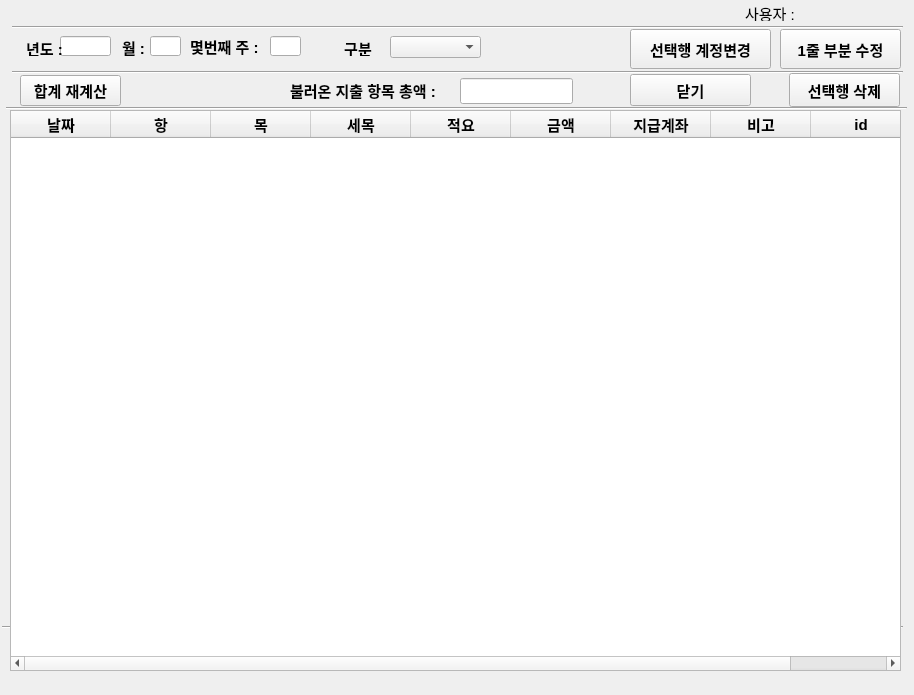
<?xml version="1.0" encoding="UTF-8"?>
<ui version="4.0">
 <class>cost_modified</class>
 <widget class="QDialog" name="cost_modified">
  <property name="geometry">
   <rect>
    <x>0</x>
    <y>0</y>
    <width>914</width>
    <height>695</height>
   </rect>
  </property>
  <property name="font">
   <font>
    <pointsize>11</pointsize>
   </font>
  </property>
  <property name="windowTitle">
   <string>Dialog</string>
  </property>
  <widget class="QLineEdit" name="year_widget">
   <property name="geometry">
    <rect>
     <x>60</x>
     <y>36</y>
     <width>51</width>
     <height>20</height>
    </rect>
   </property>
   <property name="font">
    <font>
     <pointsize>11</pointsize>
     <weight>75</weight>
     <bold>true</bold>
    </font>
   </property>
   <property name="focusPolicy">
    <enum>Qt::NoFocus</enum>
   </property>
  </widget>
  <widget class="QLabel" name="user">
   <property name="geometry">
    <rect>
     <x>745</x>
     <y>5</y>
     <width>51</width>
     <height>16</height>
    </rect>
   </property>
   <property name="text">
    <string>사용자 :</string>
   </property>
  </widget>
  <widget class="Line" name="line">
   <property name="geometry">
    <rect>
     <x>12</x>
     <y>17</y>
     <width>891</width>
     <height>20</height>
    </rect>
   </property>
   <property name="font">
    <font>
     <pointsize>11</pointsize>
    </font>
   </property>
   <property name="orientation">
    <enum>Qt::Horizontal</enum>
   </property>
  </widget>
  <widget class="Line" name="line_13">
   <property name="geometry">
    <rect>
     <x>6</x>
     <y>100</y>
     <width>901</width>
     <height>16</height>
    </rect>
   </property>
   <property name="font">
    <font>
     <pointsize>11</pointsize>
    </font>
   </property>
   <property name="orientation">
    <enum>Qt::Horizontal</enum>
   </property>
  </widget>
  <widget class="QLabel" name="hun_Y">
   <property name="geometry">
    <rect>
     <x>26</x>
     <y>40</y>
     <width>36</width>
     <height>16</height>
    </rect>
   </property>
   <property name="font">
    <font>
     <pointsize>11</pointsize>
     <weight>75</weight>
     <bold>true</bold>
    </font>
   </property>
   <property name="text">
    <string>년도 :</string>
   </property>
  </widget>
  <widget class="Line" name="line_2">
   <property name="geometry">
    <rect>
     <x>12</x>
     <y>64</y>
     <width>891</width>
     <height>16</height>
    </rect>
   </property>
   <property name="orientation">
    <enum>Qt::Horizontal</enum>
   </property>
  </widget>
  <widget class="Line" name="line_22">
   <property name="geometry">
    <rect>
     <x>2</x>
     <y>617</y>
     <width>901</width>
     <height>20</height>
    </rect>
   </property>
   <property name="orientation">
    <enum>Qt::Horizontal</enum>
   </property>
  </widget>
  <widget class="QLabel" name="user_widget">
   <property name="geometry">
    <rect>
     <x>800</x>
     <y>3</y>
     <width>56</width>
     <height>20</height>
    </rect>
   </property>
   <property name="text">
    <string/>
   </property>
  </widget>
  <widget class="QPushButton" name="cost_cancel_button">
   <property name="geometry">
    <rect>
     <x>630</x>
     <y>74</y>
     <width>121</width>
     <height>32</height>
    </rect>
   </property>
   <property name="font">
    <font>
     <pointsize>11</pointsize>
     <weight>75</weight>
     <bold>true</bold>
    </font>
   </property>
   <property name="focusPolicy">
    <enum>Qt::NoFocus</enum>
   </property>
   <property name="text">
    <string>닫기</string>
   </property>
  </widget>
  <widget class="QLabel" name="hap_total">
   <property name="geometry">
    <rect>
     <x>290</x>
     <y>80</y>
     <width>161</width>
     <height>21</height>
    </rect>
   </property>
   <property name="font">
    <font>
     <pointsize>11</pointsize>
     <weight>75</weight>
     <bold>true</bold>
    </font>
   </property>
   <property name="text">
    <string>불러온 지출 항목 총액 :</string>
   </property>
  </widget>
  <widget class="QLineEdit" name="cost_hap_widget">
   <property name="geometry">
    <rect>
     <x>460</x>
     <y>78</y>
     <width>113</width>
     <height>26</height>
    </rect>
   </property>
   <property name="font">
    <font>
     <pointsize>11</pointsize>
     <weight>75</weight>
     <bold>true</bold>
    </font>
   </property>
   <property name="focusPolicy">
    <enum>Qt::NoFocus</enum>
   </property>
   <property name="alignment">
    <set>Qt::AlignRight|Qt::AlignTrailing|Qt::AlignVCenter</set>
   </property>
  </widget>
  <widget class="QLabel" name="hun_month">
   <property name="geometry">
    <rect>
     <x>122</x>
     <y>37</y>
     <width>31</width>
     <height>20</height>
    </rect>
   </property>
   <property name="font">
    <font>
     <pointsize>11</pointsize>
     <weight>75</weight>
     <bold>true</bold>
    </font>
   </property>
   <property name="text">
    <string>월 :</string>
   </property>
  </widget>
  <widget class="QLineEdit" name="month_widget">
   <property name="geometry">
    <rect>
     <x>150</x>
     <y>36</y>
     <width>31</width>
     <height>20</height>
    </rect>
   </property>
   <property name="font">
    <font>
     <pointsize>11</pointsize>
     <weight>75</weight>
     <bold>true</bold>
    </font>
   </property>
   <property name="focusPolicy">
    <enum>Qt::StrongFocus</enum>
   </property>
  </widget>
  <widget class="QLabel" name="hun_week">
   <property name="geometry">
    <rect>
     <x>190</x>
     <y>36</y>
     <width>71</width>
     <height>21</height>
    </rect>
   </property>
   <property name="font">
    <font>
     <pointsize>11</pointsize>
     <weight>75</weight>
     <bold>true</bold>
    </font>
   </property>
   <property name="text">
    <string>몇번째 주 :</string>
   </property>
  </widget>
  <widget class="QLineEdit" name="week_widget">
   <property name="geometry">
    <rect>
     <x>270</x>
     <y>36</y>
     <width>31</width>
     <height>20</height>
    </rect>
   </property>
   <property name="font">
    <font>
     <pointsize>11</pointsize>
     <weight>75</weight>
     <bold>true</bold>
    </font>
   </property>
  </widget>
  <widget class="QLabel" name="label">
   <property name="geometry">
    <rect>
     <x>330</x>
     <y>40</y>
     <width>56</width>
     <height>16</height>
    </rect>
   </property>
   <property name="font">
    <font>
     <pointsize>11</pointsize>
     <weight>75</weight>
     <bold>true</bold>
    </font>
   </property>
   <property name="text">
    <string>구분</string>
   </property>
   <property name="alignment">
    <set>Qt::AlignCenter</set>
   </property>
  </widget>
  <widget class="QComboBox" name="gubun_combo_widget">
   <property name="geometry">
    <rect>
     <x>390</x>
     <y>36</y>
     <width>91</width>
     <height>22</height>
    </rect>
   </property>
   <property name="font">
    <font>
     <pointsize>11</pointsize>
    </font>
   </property>
  </widget>
  <widget class="QTableWidget" name="cost_modi_tableWidget">
   <property name="enabled">
    <bool>true</bool>
   </property>
   <property name="geometry">
    <rect>
     <x>10</x>
     <y>110</y>
     <width>891</width>
     <height>561</height>
    </rect>
   </property>
   <property name="font">
    <font>
     <pointsize>11</pointsize>
     <weight>75</weight>
     <bold>true</bold>
    </font>
   </property>
   <property name="focusPolicy">
    <enum>Qt::NoFocus</enum>
   </property>
   <property name="sizeAdjustPolicy">
    <enum>QAbstractScrollArea::AdjustIgnored</enum>
   </property>
   <column>
    <property name="text">
     <string>날짜</string>
    </property>
   </column>
   <column>
    <property name="text">
     <string>항</string>
    </property>
   </column>
   <column>
    <property name="text">
     <string>목</string>
    </property>
   </column>
   <column>
    <property name="text">
     <string>세목</string>
    </property>
   </column>
   <column>
    <property name="text">
     <string>적요</string>
    </property>
   </column>
   <column>
    <property name="text">
     <string>금액</string>
    </property>
   </column>
   <column>
    <property name="text">
     <string>지급계좌</string>
    </property>
   </column>
   <column>
    <property name="text">
     <string>비고</string>
    </property>
   </column>
   <column>
    <property name="text">
     <string>id</string>
    </property>
   </column>
  </widget>
  <widget class="QPushButton" name="hap_recalculator_button">
   <property name="geometry">
    <rect>
     <x>20</x>
     <y>75</y>
     <width>101</width>
     <height>31</height>
    </rect>
   </property>
   <property name="font">
    <font>
     <pointsize>11</pointsize>
     <weight>75</weight>
     <bold>true</bold>
    </font>
   </property>
   <property name="focusPolicy">
    <enum>Qt::NoFocus</enum>
   </property>
   <property name="text">
    <string>합계 재계산</string>
   </property>
  </widget>
  <widget class="QPushButton" name="remove_row_Button">
   <property name="geometry">
    <rect>
     <x>789</x>
     <y>73</y>
     <width>111</width>
     <height>34</height>
    </rect>
   </property>
   <property name="font">
    <font>
     <pointsize>11</pointsize>
     <weight>75</weight>
     <bold>true</bold>
    </font>
   </property>
   <property name="focusPolicy">
    <enum>Qt::NoFocus</enum>
   </property>
   <property name="text">
    <string>선택행 삭제</string>
   </property>
  </widget>
  <widget class="QPushButton" name="modi_row_save_button">
   <property name="geometry">
    <rect>
     <x>780</x>
     <y>29</y>
     <width>121</width>
     <height>40</height>
    </rect>
   </property>
   <property name="font">
    <font>
     <pointsize>11</pointsize>
     <weight>75</weight>
     <bold>true</bold>
    </font>
   </property>
   <property name="focusPolicy">
    <enum>Qt::NoFocus</enum>
   </property>
   <property name="text">
    <string>1줄 부분 수정</string>
   </property>
   <property name="autoDefault">
    <bool>false</bool>
   </property>
  </widget>
  <widget class="QPushButton" name="accounting_change_button">
   <property name="geometry">
    <rect>
     <x>630</x>
     <y>29</y>
     <width>141</width>
     <height>40</height>
    </rect>
   </property>
   <property name="font">
    <font>
     <pointsize>11</pointsize>
     <weight>75</weight>
     <bold>true</bold>
    </font>
   </property>
   <property name="focusPolicy">
    <enum>Qt::NoFocus</enum>
   </property>
   <property name="text">
    <string>선택행 계정변경</string>
   </property>
   <property name="autoDefault">
    <bool>false</bool>
   </property>
  </widget>
 </widget>
 <tabstops>
  <tabstop>month_widget</tabstop>
  <tabstop>week_widget</tabstop>
  <tabstop>gubun_combo_widget</tabstop>
 </tabstops>
 <resources/>
 <connections>
  <connection>
   <sender>remove_row_Button</sender>
   <signal>clicked()</signal>
   <receiver>cost_modified</receiver>
   <slot>remove_row()</slot>
   <hints>
    <hint type="sourcelabel">
     <x>830</x>
     <y>96</y>
    </hint>
    <hint type="destinationlabel">
     <x>775</x>
     <y>86</y>
    </hint>
   </hints>
  </connection>
  <connection>
   <sender>cost_cancel_button</sender>
   <signal>clicked()</signal>
   <receiver>cost_modified</receiver>
   <slot>file_close()</slot>
   <hints>
    <hint type="sourcelabel">
     <x>654</x>
     <y>88</y>
    </hint>
    <hint type="destinationlabel">
     <x>565</x>
     <y>58</y>
    </hint>
   </hints>
  </connection>
  <connection>
   <sender>hap_recalculator_button</sender>
   <signal>clicked()</signal>
   <receiver>cost_modified</receiver>
   <slot>re_calculate()</slot>
   <hints>
    <hint type="sourcelabel">
     <x>57</x>
     <y>94</y>
    </hint>
    <hint type="destinationlabel">
     <x>229</x>
     <y>89</y>
    </hint>
   </hints>
  </connection>
  <connection>
   <sender>modi_row_save_button</sender>
   <signal>clicked()</signal>
   <receiver>cost_modified</receiver>
   <slot>row_modi_save()</slot>
   <hints>
    <hint type="sourcelabel">
     <x>841</x>
     <y>42</y>
    </hint>
    <hint type="destinationlabel">
     <x>744</x>
     <y>11</y>
    </hint>
   </hints>
  </connection>
  <connection>
   <sender>accounting_change_button</sender>
   <signal>clicked()</signal>
   <receiver>cost_modified</receiver>
   <slot>accounting_change()</slot>
   <hints>
    <hint type="sourcelabel">
     <x>678</x>
     <y>43</y>
    </hint>
    <hint type="destinationlabel">
     <x>593</x>
     <y>13</y>
    </hint>
   </hints>
  </connection>
 </connections>
 <slots>
  <slot>data_append()</slot>
  <slot>file_save()</slot>
  <slot>row_modi_save()</slot>
  <slot>re_calculate()</slot>
  <slot>file_close()</slot>
  <slot>remove_row()</slot>
  <slot>cost_serch()</slot>
  <slot>cost_reset()</slot>
  <slot>accounting_change()</slot>
 </slots>
</ui>
